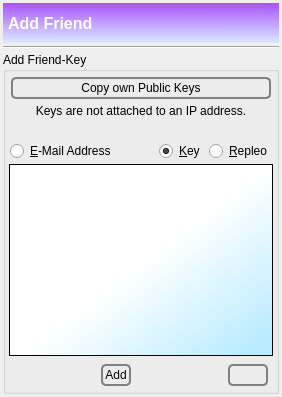
      <widget class="QWidget" name="tab_neighbors">
       <attribute name="icon">
        <iconset resource="../Icons/icons.qrc">
         <normaloff>:/nuvola/key_t.png</normaloff>:/nuvola/key_t.png</iconset>
       </attribute>
       <attribute name="title">
        <string/>
       </attribute>
       <attribute name="toolTip">
        <string>Add Friends E-Mail/Key/Repleo</string>
       </attribute>
       <layout class="QVBoxLayout" name="verticalLayout_14">
        <property name="spacing">
         <number>3</number>
        </property>
        <property name="margin">
         <number>3</number>
        </property>
        <item>
         <widget class="QLabel" name="label_44">
          <property name="minimumSize">
           <size>
            <width>0</width>
            <height>40</height>
           </size>
          </property>
          <property name="font">
           <font>
            <pointsize>12</pointsize>
            <weight>75</weight>
            <bold>true</bold>
           </font>
          </property>
          <property name="styleSheet">
           <string notr="true">background-color: qlineargradient(spread:reflect, x1:0.023, y1:0.988636, x2:0.028, y2:0.011, stop:0 rgba(218, 232, 255, 255), stop:1 rgba(170, 85, 255, 255));
color: rgb(255, 255, 255);</string>
          </property>
          <property name="text">
           <string>Add Friend</string>
          </property>
          <property name="indent">
           <number>5</number>
          </property>
         </widget>
        </item>
        <item>
         <widget class="Line" name="line_13">
          <property name="orientation">
           <enum>Qt::Horizontal</enum>
          </property>
         </widget>
        </item>
        <item>
         <layout class="QHBoxLayout" name="horizontalLayout_2">
          <property name="spacing">
           <number>3</number>
          </property>
          <item>
           <widget class="QGroupBox" name="groupBox_addkey_2">
            <property name="title">
             <string>Add Friend-Key</string>
            </property>
            <layout class="QVBoxLayout" name="verticalLayout_22">
             <property name="spacing">
              <number>3</number>
             </property>
             <property name="margin">
              <number>3</number>
             </property>
             <item>
              <layout class="QVBoxLayout" name="verticalLayout_34">
               <property name="spacing">
                <number>0</number>
               </property>
               <property name="topMargin">
                <number>0</number>
               </property>
               <item>
                <layout class="QHBoxLayout" name="horizontalLayout_4">
                 <property name="topMargin">
                  <number>0</number>
                 </property>
                 <property name="bottomMargin">
                  <number>0</number>
                 </property>
                 <item>
                  <widget class="QPushButton" name="toolButtonCopyToClipboard">
                   <property name="toolTip">
                    <string>Copy your public key pairs to the clipboard buffer.</string>
                   </property>
                   <property name="styleSheet">
                    <string notr="true">QPushButton {
 border: 2px solid gray;
 background-color: qlineargradient(x1: 0, y1: 0, x2: 0, y2: 1,
                                   stop: 0 #E0E0E0, stop: 1 #FFFFFF);
 border-radius: 5px;
 margin: 2px;
 padding: 2px;
 }



QPushButton#pushButtonCopytoClipboard_All:hover { 
background-color: qlineargradient(x1: 0, y1: 0, x2: 0, y2: 1,
                                   stop: 0 rgb(254,229,172), stop: 1 #FFFFFF);
background-position: top center; } 

QPushButton#pushButtonCopytoClipboard_All:pressed {
     background-color: darkgrey;
     border-style: inset;
 }
</string>
                   </property>
                   <property name="text">
                    <string>Copy own Public Keys</string>
                   </property>
                   <property name="icon">
                    <iconset resource="../Icons/icons.qrc">
                     <normaloff>:/nuvola/key.png</normaloff>:/nuvola/key.png</iconset>
                   </property>
                   <property name="iconSize">
                    <size>
                     <width>40</width>
                     <height>40</height>
                    </size>
                   </property>
                  </widget>
                 </item>
                </layout>
               </item>
              </layout>
             </item>
             <item>
              <widget class="QLabel" name="label_27">
               <property name="text">
                <string>Keys are not attached to an IP address.</string>
               </property>
               <property name="alignment">
                <set>Qt::AlignCenter</set>
               </property>
              </widget>
             </item>
             <item>
              <spacer name="verticalSpacer_11">
               <property name="orientation">
                <enum>Qt::Vertical</enum>
               </property>
               <property name="sizeType">
                <enum>QSizePolicy::Minimum</enum>
               </property>
               <property name="sizeHint" stdset="0">
                <size>
                 <width>1</width>
                 <height>20</height>
                </size>
               </property>
              </spacer>
             </item>
             <item>
              <layout class="QHBoxLayout" name="horizontalLayout_30">
               <item>
                <spacer name="horizontalSpacer_7">
                 <property name="orientation">
                  <enum>Qt::Horizontal</enum>
                 </property>
                 <property name="sizeHint" stdset="0">
                  <size>
                   <width>1</width>
                   <height>1</height>
                  </size>
                 </property>
                </spacer>
               </item>
               <item>
                <widget class="QRadioButton" name="addFriendEmail">
                 <property name="text">
                  <string>&amp;E-Mail Address</string>
                 </property>
                </widget>
               </item>
               <item>
                <spacer name="horizontalSpacer_30">
                 <property name="orientation">
                  <enum>Qt::Horizontal</enum>
                 </property>
                 <property name="sizeHint" stdset="0">
                  <size>
                   <width>40</width>
                   <height>20</height>
                  </size>
                 </property>
                </spacer>
               </item>
               <item>
                <widget class="QRadioButton" name="addFriendPublicKeyRadio">
                 <property name="text">
                  <string>&amp;Key</string>
                 </property>
                 <property name="icon">
                  <iconset resource="../Icons/icons.qrc">
                   <normaloff>:/nuvola/key.png</normaloff>:/nuvola/key.png</iconset>
                 </property>
                 <property name="checked">
                  <bool>true</bool>
                 </property>
                </widget>
               </item>
               <item>
                <spacer name="horizontalSpacer_20">
                 <property name="orientation">
                  <enum>Qt::Horizontal</enum>
                 </property>
                 <property name="sizeHint" stdset="0">
                  <size>
                   <width>1</width>
                   <height>1</height>
                  </size>
                 </property>
                </spacer>
               </item>
               <item>
                <widget class="QRadioButton" name="addFriendSymmetricBundleRadio">
                 <property name="toolTip">
                  <string>&lt;html&gt;&lt;head/&gt;&lt;body&gt;&lt;p&gt;The Repleo contains your key pair encrypted with your friend's public key.&lt;/p&gt;&lt;p&gt;In case you send your key pair first to your friend, they can decide to send their own key pair in plaintext or encrypted with your key. &lt;/p&gt;&lt;p&gt;This is called a Repleo; the key is not sent in plaintext.&lt;/p&gt;&lt;/body&gt;&lt;/html&gt;</string>
                 </property>
                 <property name="layoutDirection">
                  <enum>Qt::LeftToRight</enum>
                 </property>
                 <property name="text">
                  <string>&amp;Repleo</string>
                 </property>
                 <property name="icon">
                  <iconset resource="../Icons/icons.qrc">
                   <normaloff>:/nuvola/repleo.png</normaloff>:/nuvola/repleo.png</iconset>
                 </property>
                </widget>
               </item>
               <item>
                <spacer name="horizontalSpacer_17">
                 <property name="orientation">
                  <enum>Qt::Horizontal</enum>
                 </property>
                 <property name="sizeHint" stdset="0">
                  <size>
                   <width>1</width>
                   <height>1</height>
                  </size>
                 </property>
                </spacer>
               </item>
              </layout>
             </item>
             <item>
              <widget class="QTextEdit" name="friendInformation">
               <property name="autoFillBackground">
                <bool>false</bool>
               </property>
               <property name="styleSheet">
                <string notr="true">background-color: qlineargradient(spread:pad, x1:0.968, y1:0.932, x2:0.513, y2:0.5, stop:0 rgba(183, 235, 255, 255), stop:1 rgba(255, 255, 255, 255)); </string>
               </property>
               <property name="frameShadow">
                <enum>QFrame::Sunken</enum>
               </property>
               <property name="lineWidth">
                <number>1</number>
               </property>
               <property name="tabChangesFocus">
                <bool>true</bool>
               </property>
               <property name="html">
                <string>&lt;!DOCTYPE HTML PUBLIC &quot;-//W3C//DTD HTML 4.0//EN&quot; &quot;http://www.w3.org/TR/REC-html40/strict.dtd&quot;&gt;
&lt;html&gt;&lt;head&gt;&lt;meta name=&quot;qrichtext&quot; content=&quot;1&quot; /&gt;&lt;style type=&quot;text/css&quot;&gt;
p, li { white-space: pre-wrap; }
&lt;/style&gt;&lt;/head&gt;&lt;body style=&quot; font-family:'Noto Sans'; font-size:9pt; font-weight:400; font-style:normal;&quot;&gt;
&lt;p style=&quot;-qt-paragraph-type:empty; margin-top:0px; margin-bottom:0px; margin-left:0px; margin-right:0px; -qt-block-indent:0; text-indent:0px; font-family:'MS Shell Dlg 2'; font-size:8pt;&quot;&gt;&lt;br /&gt;&lt;/p&gt;&lt;/body&gt;&lt;/html&gt;</string>
               </property>
               <property name="overwriteMode">
                <bool>false</bool>
               </property>
              </widget>
             </item>
             <item>
              <layout class="QHBoxLayout" name="horizontalLayout_21">
               <property name="leftMargin">
                <number>0</number>
               </property>
               <property name="topMargin">
                <number>3</number>
               </property>
               <property name="rightMargin">
                <number>3</number>
               </property>
               <item>
                <spacer name="horizontalSpacer_8">
                 <property name="orientation">
                  <enum>Qt::Horizontal</enum>
                 </property>
                 <property name="sizeHint" stdset="0">
                  <size>
                   <width>1</width>
                   <height>1</height>
                  </size>
                 </property>
                </spacer>
               </item>
               <item>
                <widget class="QPushButton" name="addFriend">
                 <property name="toolTip">
                  <string>&lt;html&gt;&lt;head/&gt;&lt;body&gt;&lt;p&gt;Add the key(s) of your friend.&lt;/p&gt;&lt;/body&gt;&lt;/html&gt;</string>
                 </property>
                 <property name="styleSheet">
                  <string notr="true">QPushButton {
 border: 2px solid gray;
 background-color: qlineargradient(x1: 0, y1: 0, x2: 0, y2: 1,
                                   stop: 0 #E0E0E0, stop: 1 #FFFFFF);
 border-radius: 5px;
 margin: 2px;
 padding: 2px;
 }

QPushButton:hover { 
background-color: qlineargradient(x1: 0, y1: 0, x2: 0, y2: 1,
                                   stop: 0 rgb(254,229,172), stop: 1 #FFFFFF);
background-position: top center; } 

QPushButton:pressed {
     background-color: darkgrey;
     border-style: inset;
 }</string>
                 </property>
                 <property name="text">
                  <string>Add</string>
                 </property>
                 <property name="icon">
                  <iconset resource="../Icons/icons.qrc">
                   <normaloff>:/nuvola/add.png</normaloff>:/nuvola/add.png</iconset>
                 </property>
                </widget>
               </item>
               <item>
                <spacer name="horizontalSpacer_19">
                 <property name="orientation">
                  <enum>Qt::Horizontal</enum>
                 </property>
                 <property name="sizeHint" stdset="0">
                  <size>
                   <width>1</width>
                   <height>1</height>
                  </size>
                 </property>
                </spacer>
               </item>
               <item>
                <widget class="QPushButton" name="clearFriend">
                 <property name="toolTip">
                  <string>Clear.</string>
                 </property>
                 <property name="styleSheet">
                  <string notr="true">QPushButton {
 border: 2px solid gray;
 background-color: qlineargradient(x1: 0, y1: 0, x2: 0, y2: 1,
                                   stop: 0 #E0E0E0, stop: 1 #FFFFFF);
 border-radius: 5px;
 margin: 2px;
 padding: 2px;
 }



QPushButton:hover { 
background-color: qlineargradient(x1: 0, y1: 0, x2: 0, y2: 1,
                                   stop: 0 rgb(254,229,172), stop: 1 #FFFFFF);
background-position: top center; } 

QPushButton:pressed {
     background-color: darkgrey;
     border-style: inset;
 }</string>
                 </property>
                 <property name="text">
                  <string/>
                 </property>
                 <property name="icon">
                  <iconset resource="../Icons/icons.qrc">
                   <normaloff>:/nuvola/clear.png</normaloff>:/nuvola/clear.png</iconset>
                 </property>
                </widget>
               </item>
              </layout>
             </item>
            </layout>
           </widget>
          </item>
         </layout>
        </item>
       </layout>
      </widget>
